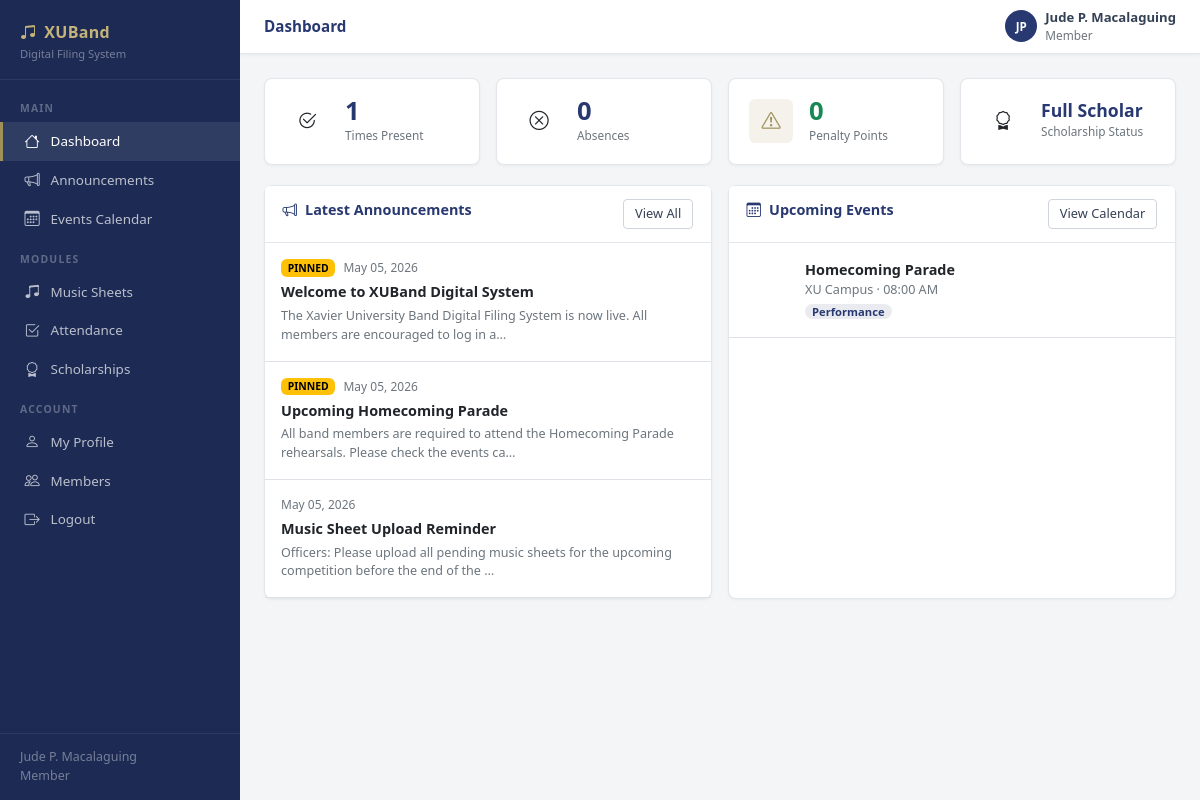
Page /dashboard.php (signed in) on the committed database.
### tables this page shows
CREATE TABLE IF NOT EXISTS scholarships (
    id INT AUTO_INCREMENT PRIMARY KEY,
    term_id INT NOT NULL,
    user_id INT NOT NULL,
    status ENUM('Full Scholar','Half Scholar','Not Scholar') NOT NULL DEFAULT 'Not Scholar',
    updated_by INT DEFAULT NULL,
    updated_at DATETIME NOT NULL DEFAULT CURRENT_TIMESTAMP ON UPDATE CURRENT_TIMESTAMP,
    UNIQUE KEY unique_scholarship (term_id, user_id),
    FOREIGN KEY (term_id) REFERENCES scholarship_terms(id) ON DELETE CASCADE,
    FOREIGN KEY (user_id) REFERENCES users(id) ON DELETE CASCADE,
    FOREIGN KEY (updated_by) REFERENCES users(id) ON DELETE SET NULL
);

CREATE TABLE IF NOT EXISTS announcements (
    id INT AUTO_INCREMENT PRIMARY KEY,
    title VARCHAR(200) NOT NULL,
    body TEXT NOT NULL,
    created_by INT NOT NULL,
    pinned TINYINT(1) NOT NULL DEFAULT 0,
    expires_at DATE DEFAULT NULL,
    created_at DATETIME NOT NULL DEFAULT CURRENT_TIMESTAMP,
    updated_at DATETIME NOT NULL DEFAULT CURRENT_TIMESTAMP ON UPDATE CURRENT_TIMESTAMP,
    FOREIGN KEY (created_by) REFERENCES users(id) ON DELETE CASCADE
);

CREATE TABLE IF NOT EXISTS events (
    id INT AUTO_INCREMENT PRIMARY KEY,
    title VARCHAR(200) NOT NULL,
    type ENUM('rehearsal','performance','meeting','competition','other') NOT NULL DEFAULT 'rehearsal',
    event_date DATE NOT NULL,
    event_time TIME DEFAULT NULL,
    location VARCHAR(200) DEFAULT NULL,
    description TEXT DEFAULT NULL,
    created_by INT NOT NULL,
    created_at DATETIME NOT NULL DEFAULT CURRENT_TIMESTAMP,
    FOREIGN KEY (created_by) REFERENCES users(id) ON DELETE CASCADE
);

### includes/auth.php (called while the page is built, shortened)
<?php
require_once __DIR__ . '/db.php';
function isLoggedIn(): bool {
    return !empty($_SESSION['user_id']);
}
function currentUser(): ?array {
    return [
        'id'    => $_SESSION['user_id'],
        'name'  => $_SESSION['user_name'],
        'role'  => $_SESSION['user_role'],
        'email' => $_SESSION['user_email'],
    ];
}
function isOfficer(): bool {
    $role = currentUser()['role'] ?? '';
    return $role === 'officer' || $role === 'moderator';
}

### includes/db.php (called while the page is built, shortened)
<?php
function getDB(): PDO {
    static $pdo = null;
    if ($pdo === null) {
        $host = DB_HOST === 'localhost' ? '127.0.0.1' : DB_HOST;
        $dsn = 'mysql:host=' . $host . ';port=' . DB_PORT . ';dbname=' . DB_NAME . ';charset=utf8mb4';
        try {
            $pdo = new PDO($dsn, DB_USER, DB_PASS, [
                PDO::ATTR_ERRMODE            => PDO::ERRMODE_EXCEPTION,
                PDO::ATTR_DEFAULT_FETCH_MODE => PDO::FETCH_ASSOC,
                PDO::ATTR_EMULATE_PREPARES   => false,
                PDO::ATTR_TIMEOUT            => 10,
            ]);
        } catch (PDOException $e) {
            http_response_code(500);
            die(json_encode(['error' => 'Database connection failed: ' . $e->getMessage()]));
        }
    }
    return $pdo;
}
function dbQuery(string $sql, array $params = []): array {
    $stmt = getDB()->prepare($sql);
    $stmt->execute($params);
    return $stmt->fetchAll();
}
function dbQueryOne(string $sql, array $params = []): ?array {
    $stmt = getDB()->prepare($sql);
    $stmt->execute($params);
    $row = $stmt->fetch();
    return $row ?: null;
}

### includes/helpers.php (called while the page is built, shortened)
<?php
function h(mixed $val): string {
    return htmlspecialchars((string)$val, ENT_QUOTES | ENT_HTML5, 'UTF-8');
}
function formatDate(string $date, string $format = 'M d, Y'): string {
    return (new DateTime($date))->format($format);
}
function penaltyClass(int $points): string {
    if ($points === 0)   return 'text-success';
    return 'text-danger';
}
function penaltyColor(float $points): string {
    return penaltyClass((int)$points);
}

### public/dashboard.php (the view, shortened to what this page needs)
<?php
require_once __DIR__ . '/../includes/auth.php';
require_once __DIR__ . '/../includes/db.php';
require_once __DIR__ . '/../includes/helpers.php';
require_once __DIR__ . '/../includes/layout.php';
$user = currentUser();
$totalMembers    = dbQueryOne('SELECT COUNT(*) AS n FROM users WHERE role = "member"')['n'] ?? 0;
$totalSheets     = dbQueryOne('SELECT COUNT(*) AS n FROM music_sheets')['n'] ?? 0;
$upcomingEvents  = dbQueryOne('SELECT COUNT(*) AS n FROM events WHERE event_date >= CURDATE()')['n'] ?? 0;
$activeScholar   = dbQueryOne('SELECT COUNT(*) AS n FROM scholarships WHERE status = "active"')['n'] ?? 0;
$announcements   = dbQuery('SELECT a.*, u.name AS author FROM announcements a JOIN users u ON u.id = a.created_by ORDER BY a.pinned DESC, a.created_at DESC LIMIT 5');
$nextEvents      = dbQuery('SELECT e.*, u.name AS organizer FROM events e JOIN users u ON u.id = e.created_by WHERE e.event_date >= CURDATE() ORDER BY e.event_date ASC LIMIT 5');
$myStats = null;
if ($user['role'] === 'member') {
    $myStats = dbQueryOne('SELECT ps.total_points,
        (SELECT COUNT(*) FROM attendance WHERE user_id = ? AND status = "present") AS presents,
        (SELECT COUNT(*) FROM attendance WHERE user_id = ? AND status = "absent") AS absents
        FROM penalty_summary ps WHERE ps.user_id = ?',
        [$user['id'], $user['id'], $user['id']]);
    $myScholarship = dbQueryOne('SELECT * FROM scholarships WHERE user_id = ? ORDER BY id DESC LIMIT 1', [$user['id']]);
}
?>
<div class="stats-grid">
  <?php if (isOfficer()): ?>
  <div class="stat-card">
    <div class="stat-icon"><i class="bi bi-people"></i></div>
    <div><div class="stat-value"><?= $totalMembers ?></div><div class="stat-label">Band Members</div></div>
  </div>
  <div class="stat-card">
    <div class="stat-icon"><i class="bi bi-music-note-beamed"></i></div>
    <div><div class="stat-value"><?= $totalSheets ?></div><div class="stat-label">Music Sheets</div></div>
  </div>
  <div class="stat-card">
    <div class="stat-icon gold"><i class="bi bi-award"></i></div>
    <div><div class="stat-value"><?= $activeScholar ?></div><div class="stat-label">Active Scholars</div></div>
  </div>
  <div class="stat-card">
    <div class="stat-icon"><i class="bi bi-calendar3"></i></div>
    <div><div class="stat-value"><?= $upcomingEvents ?></div><div class="stat-label">Upcoming Events</div></div>
  </div>
  <?php else: ?>
  <div class="stat-card">
    <div class="stat-icon"><i class="bi bi-check2-circle"></i></div>
    <div><div class="stat-value"><?= $myStats['presents'] ?? 0 ?></div><div class="stat-label">Times Present</div></div>
  </div>
  <div class="stat-card">
    <div class="stat-icon"><i class="bi bi-x-circle"></i></div>
    <div><div class="stat-value"><?= $myStats['absents'] ?? 0 ?></div><div class="stat-label">Absences</div></div>
  </div>
  <div class="stat-card">
    <div class="stat-icon gold"><i class="bi bi-exclamation-triangle"></i></div>
    <div>
      <div class="stat-value <?= penaltyColor((float)($myStats['total_points'] ?? 0)) ?>"><?= $myStats['total_points'] ?? 0 ?></div>
      <div class="stat-label">Penalty Points</div>
    </div>
  </div>
  <?php if (isset($myScholarship)): ?>
  <div class="stat-card">
    <div class="stat-icon"><i class="bi bi-award"></i></div>
    <div>
      <div class="stat-value" style="font-size:1.1rem"><?= ucfirst($myScholarship['status'] ?? '—') ?></div>
      <div class="stat-label">Scholarship Status</div>
    </div>
  </div>
  <?php endif; ?>
  <?php endif; ?>
</div>
<div class="row g-3">
  <div class="col-md-6">
    <div class="card h-100">
      <div class="card-header d-flex justify-content-between align-items-center">
        <span class="card-title"><i class="bi bi-megaphone me-2"></i>Latest Announcements</span>
        <a href="/announcements.php" class="btn btn-sm btn-outline">View All</a>
      </div>
      <div class="card-body p-0">
        <?php if (!$announcements): ?>
        <div class="empty-state"><div class="empty-icon"><i class="bi bi-inbox"></i></div><p>No announcements yet.</p></div>
        <?php else: foreach ($announcements as $ann): ?>
        <div class="px-3 py-3 border-bottom">
          <div class="d-flex align-items-center gap-2 mb-1">
            <?php if ($ann['pinned']): ?><span class="badge text-bg-warning" style="font-size:.65rem">PINNED</span><?php endif; ?>
            <span class="text-muted" style="font-size:.75rem"><?= formatDate($ann['created_at']) ?></span>
          </div>
          <div class="fw-bold" style="color:var(--navy)"><?= h($ann['title']) ?></div>
          <div class="text-muted small mt-1"><?= h(mb_substr($ann['body'], 0, 100)) ?>…</div>
        </div>
        <?php endforeach; endif; ?>
      </div>
    </div>
  </div>
  <div class="col-md-6">
    <div class="card h-100">
      <div class="card-header d-flex justify-content-between align-items-center">
        <span class="card-title"><i class="bi bi-calendar3 me-2"></i>Upcoming Events</span>
        <a href="/events.php" class="btn btn-sm btn-outline">View Calendar</a>
      </div>
      <div class="card-body p-0">
        <?php if (!$nextEvents): ?>
        <div class="empty-state"><div class="empty-icon"><i class="bi bi-calendar-x"></i></div><p>No upcoming events.</p></div>
        <?php else: foreach ($nextEvents as $ev): ?>
        <div class="px-3 py-3 border-bottom d-flex gap-3 align-items-start">
          <div class="text-center flex-shrink-0" style="min-width:44px;background:var(--navy);color:#fff;border-radius:8px;padding:6px 4px">
            <div style="font-size:.65rem;font-weight:700;text-transform:uppercase;opacity:.7"><?= (new DateTime($ev['event_date']))->format('M') ?></div>
            <div style="font-size:1.2rem;font-weight:800;line-height:1"><?= (new DateTime($ev['event_date']))->format('d') ?></div>
          </div>
          <div>
            <div class="fw-bold" style="color:var(--navy)"><?= h($ev['title']) ?></div>
            <div class="text-muted small"><?= h($ev['location'] ?? '') ?><?= $ev['event_time'] ? ' · ' . date('h:i A', strtotime($ev['event_time'])) : '' ?></div>
            <span class="badge badge-member mt-1"><?= h(ucfirst($ev['type'])) ?></span>
          </div>
        </div>
        <?php endforeach; endif; ?>
      </div>
    </div>
  </div>
</div>

### public/assets/css/style.css (style rules this page uses)
:root { --xu-navy: #283971; --xu-navy-dark: #1c2a54; --xu-gold: #a19158; --xu-gold-lt: #c4b47a; --sidebar-w: 240px; }
body { background: #f4f5f7; font-size: .9rem; }
.card { border: 1px solid #e3e6ea; box-shadow: 0 1px 3px rgba(0,0,0,.05); border-radius: .5rem; }
.card-header { background: #fff; border-bottom: 1px solid #e3e6ea; font-weight: 700; font-size: .88rem; padding: .8rem 1.1rem; }
.stat-card { background: #fff; border: 1px solid #e3e6ea; border-radius: .5rem; padding: 1.2rem 1.25rem; display: flex; align-items: center; gap: 1rem; box-shadow: 0 1px 3px rgba(0,0,0,.05); }
.stat-icon { width: 44px; height: 44px; border-radius: .4rem; display: flex; align-items: center; justify-content: center; font-size: 1.2rem; flex-shrink: 0; }
.stat-icon.gold { background: rgba(161,145,88,.12); color: var(--xu-gold); }
.stat-value { font-size: 1.6rem; font-weight: 800; line-height: 1; color: var(--xu-navy); }
.stat-label { font-size: .74rem; color: #6c757d; margin-top: 3px; }
.stats-grid { display: grid; grid-template-columns: repeat(auto-fill, minmax(180px, 1fr)); gap: 1rem; margin-bottom: 1.25rem; }
.card-title { font-weight: 700; color: var(--xu-navy); font-size: .9rem; }
.card-header { background: #fff; border-bottom: 1px solid #e3e6ea; }
.btn-outline { background: #fff; border: 1px solid #d0d5dd; color: #344054; }
.btn-sm { font-size: .8rem; padding: .3rem .7rem; }
.badge-member { background: rgba(40,57,113,.1); color: var(--xu-navy); font-size: .7rem; padding: 2px 7px; border-radius: 20px; font-weight: 600; white-space: nowrap; }
.text-muted { color: #6c757d !important; }

### rows in the picture
scholarships: status "Full Scholar"
announcements: pinned "PINNED", created_at "May 05, 2026", title "Welcome to XUBand Digital System", body "The Xavier University Band Digital Filing System is now live. All members are encouraged to log in a"
announcements: pinned "PINNED", created_at "May 05, 2026", title "Upcoming Homecoming Parade", body "All band members are required to attend the Homecoming Parade rehearsals. Please check the events ca"
announcements: created_at "May 05, 2026", title "Music Sheet Upload Reminder", body "Officers: Please upload all pending music sheets for the upcoming competition before the end of the"
events: title "Homecoming Parade", location "XU Campus", event_time "08:00 AM", type "Performance"

### other values in the picture
$user['name'] "Jude P. Macalaguing"
$role "Member"
$title "Dashboard"
$initials "JP"
$myStats['presents'] "1"
$myStats['absents'] "0"
$myStats['total_points'] "0"
